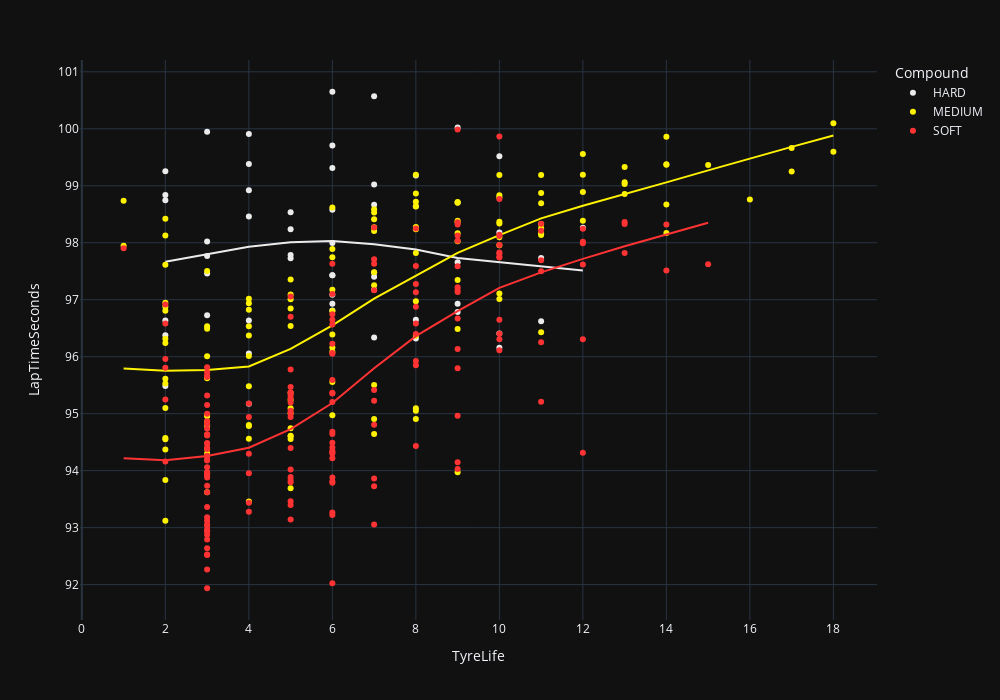

Notebook cell for this chart:
### Code cell
px.scatter(dffp, 
            x=dffp['TyreLife'] , 
            y='LapTimeSeconds', 
            color='Compound',
            color_discrete_map=compound_colors, 
            width=1000, height=700,
            template='plotly_dark',
            trendline="lowess",
            )

### Figure 1 — Plotly figure (JSON) as saved in the notebook; plotly's stock layout.template omitted (floating-point values rounded to 4 significant figures; data arrays with more than 128 entries replaced by an {"elided": "..."} marker saying what was removed)
{"data": [{"hovertemplate": "Compound=HARD<br>TyreLife=%{x}<br>LapTimeSeconds=%{y}<extra></extra>", "legendgroup": "HARD", "marker": {"color": "#EBEBEB", "symbol": "circle"}, "mode": "markers", "name": "HARD", "orientation": "v", "showlegend": true, "type": "scatter", "x": [3, 2, 6, 7, 8, 10, 4, 5, 6, 7, 8, 3, 7, 8, 9, 10, 6, 7, 9, 10, 12, 4, 6, 2, 7, 9, 4, 5, 6, 7, 9, 11, 6, 7, 8, 10, 3, 3, 6, 9, 11, 4, 5, 6, 2, 4, 4, 2, 3, 5, 6, 2, 4, 6, 2], "xaxis": "x", "y": [97.77, 98.75, 97.43, 97.17, 96.32, 96.41, 99.91, 98.23, 99.31, 99.02, 98.64, 99.95, 100.6, 99.18, 98.71, 99.52, 99.71, 98.67, 97.66, 98.18, 98.27, 98.92, 98.58, 99.25, 97.48, 96.78, 99.38, 98.54, 100.7, 97.4, 100.0, 97.73, 97.09, 96.34, 96.65, 96.16, 97.46, 98.02, 96.93, 96.93, 96.62, 98.46, 97.78, 98.0, 95.49, 95.17, 96.06, 96.63, 96.73, 97.73, 97.43, 96.38, 96.63, 96.81, 98.84], "yaxis": "y"}, {"hovertemplate": "<b>LOWESS trendline</b><br><br>Compound=HARD<br>TyreLife=%{x}<br>LapTimeSeconds=%{y} <b>(trend)</b><extra></extra>", "legendgroup": "HARD", "marker": {"color": "#EBEBEB", "symbol": "circle"}, "mode": "lines", "name": "HARD", "showlegend": false, "type": "scatter", "x": [2, 2, 2, 2, 2, 2, 3, 3, 3, 3, 3, 4, 4, 4, 4, 4, 4, 4, 5, 5, 5, 5, 6, 6, 6, 6, 6, 6, 6, 6, 6, 6, 7, 7, 7, 7, 7, 7, 7, 8, 8, 8, 8, 9, 9, 9, 9, 9, 10, 10, 10, 10, 11, 11, 12], "xaxis": "x", "y": [97.67, 97.67, 97.67, 97.67, 97.67, 97.67, 97.8, 97.8, 97.8, 97.8, 97.8, 97.93, 97.93, 97.93, 97.93, 97.93, 97.93, 97.93, 98.01, 98.01, 98.01, 98.01, 98.03, 98.03, 98.03, 98.03, 98.03, 98.03, 98.03, 98.03, 98.03, 98.03, 97.97, 97.97, 97.97, 97.97, 97.97, 97.97, 97.97, 97.88, 97.88, 97.88, 97.88, 97.73, 97.73, 97.73, 97.73, 97.73, 97.66, 97.66, 97.66, 97.66, 97.59, 97.59, 97.51], "yaxis": "y"}, {"hovertemplate": "Compound=MEDIUM<br>TyreLife=%{x}<br>LapTimeSeconds=%{y}<extra></extra>", "legendgroup": "MEDIUM", "marker": {"color": "#FFF200", "symbol": "circle"}, "mode": "markers", "name": "MEDIUM", "orientation": "v", "showlegend": true, "type": "scatter", "x": {"elided": "133 int values"}, "xaxis": "x", "y": {"elided": "133 float values"}, "yaxis": "y"}, {"hovertemplate": "<b>LOWESS trendline</b><br><br>Compound=MEDIUM<br>TyreLife=%{x}<br>LapTimeSeconds=%{y} <b>(trend)</b><extra></extra>", "legendgroup": "MEDIUM", "marker": {"color": "#FFF200", "symbol": "circle"}, "mode": "lines", "name": "MEDIUM", "showlegend": false, "type": "scatter", "x": {"elided": "133 int values"}, "xaxis": "x", "y": {"elided": "133 float values"}, "yaxis": "y"}, {"hovertemplate": "Compound=SOFT<br>TyreLife=%{x}<br>LapTimeSeconds=%{y}<extra></extra>", "legendgroup": "SOFT", "marker": {"color": "#FF3333", "symbol": "circle"}, "mode": "markers", "name": "SOFT", "orientation": "v", "showlegend": true, "type": "scatter", "x": {"elided": "169 int values"}, "xaxis": "x", "y": {"elided": "169 float values"}, "yaxis": "y"}, {"hovertemplate": "<b>LOWESS trendline</b><br><br>Compound=SOFT<br>TyreLife=%{x}<br>LapTimeSeconds=%{y} <b>(trend)</b><extra></extra>", "legendgroup": "SOFT", "marker": {"color": "#FF3333", "symbol": "circle"}, "mode": "lines", "name": "SOFT", "showlegend": false, "type": "scatter", "x": {"elided": "169 int values"}, "xaxis": "x", "y": {"elided": "169 float values"}, "yaxis": "y"}], "layout": {"height": 700, "legend": {"title": {"text": "Compound"}, "tracegroupgap": 0}, "margin": {"t": 60}, "width": 1000, "xaxis": {"anchor": "y", "domain": [0, 1], "title": {"text": "TyreLife"}}, "yaxis": {"anchor": "x", "domain": [0, 1], "title": {"text": "LapTimeSeconds"}}}}
